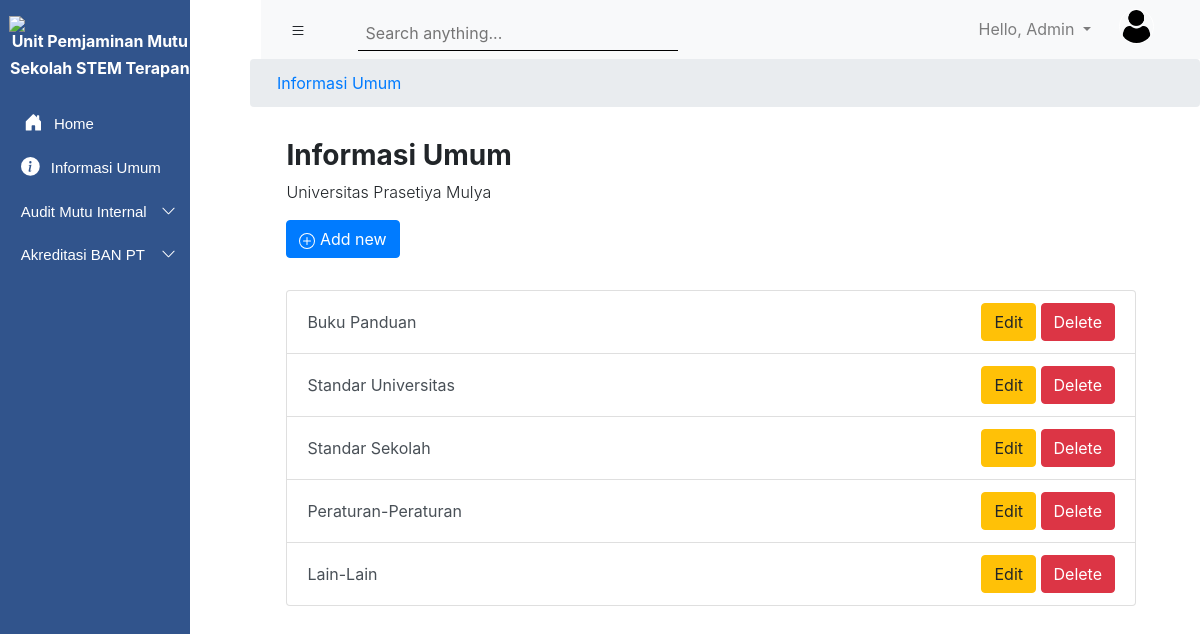
The app's page /informasiumum/ (signed in) with its own data.
### Accounts/models.py (models this page shows)
class User(AbstractUser):
    prodi = models.ForeignKey(ProgramStudi, models.SET_NULL, blank=True, null=True, default=None)
    role_list = (
        ('Admin', 'Admin'),
        ('Faculty Member', 'Faculty Member'),
        ('Professional Staf', 'Professional Staf')
    )
    roles = models.CharField(choices=role_list, max_length=40)
    profile_picture = models.ImageField(null=True, blank=True)
    objects = UserManager

### upmsite/models.py (models this page shows, shortened)
class Folder(models.Model):
    listKategori = (
        ('AMI', 'AMI'),
        ('ABPT', 'ABPT'),
        ('Informasi Umum', 'Informasi Umum'),
    )
    nama_folder = models.CharField(default='', max_length=256)
    nama_prodi = models.ForeignKey(ProgramStudi, on_delete=models.CASCADE, blank = True, null = True)
    kategori = models.CharField(max_length=50, choices=listKategori)
    public_status = models.BooleanField(default = True)
    created_at = models.DateTimeField(auto_now_add=True)
    updated_at = models.DateTimeField(auto_now=True)
    isAllowNewFolder = models.BooleanField(default = True)
    isAllowNewFile = models.BooleanField(default = True)
    class Meta:
        ordering = ['-updated_at']

### upmsite/views.py (the view)
# urls.py: path('informasiumum/', views_upmsite.InformasiUmum, name="Informasi_Umum"),
def InformasiUmum(request):
    roles = request.user.roles
    prodi = request.user.prodi
    semua_prodi = models_account.ProgramStudi.objects.all()
    prodi_terpilih = models_account.ProgramStudi.objects.filter(id=prodi.id)
    ami_umum = models.Folder.objects.filter(nama_prodi=None, kategori='AMI')
    abpt_umum = models.Folder.objects.filter(nama_prodi=None, kategori='ABPT')
    informasiUmum = models.Folder.objects.filter(kategori='Informasi Umum')
    context = {
        'informasiUmum': informasiUmum,
        'roles': roles,
        'prodi': prodi,
        'semua_prodi': semua_prodi,
        'prodi_terpilih': prodi_terpilih,
        'ami_umum': ami_umum,
        'abpt_umum': abpt_umum,
    }
    return render(request, 'InformasiUmum/InformasiUmum.html', context)

### Templates/InformasiUmum/InformasiUmum.html (shortened to what this page needs)
{% extends 'main.html' %}
{% block content %}
<section>
  <nav aria-label="breadcrumb">
      <ol class="breadcrumb">
        <li class="breadcrumb-item"><a href="{% url 'Informasi_Umum' %}">Informasi Umum</a></li>
      </ol>
  </nav>
</section>
  <section class="page-title" style="margin-left: 17.9rem; ">
      <h3 class="font-weight-bold">Informasi Umum</h3>
      <p class="font-weight-light">Universitas Prasetiya Mulya</p>
      {% if roles == 'Admin' %}
        <a class="btn btn-primary">
            Add new
        </a>
      {% endif %}
  </section>
  <section class="page-title" style="margin-left: 17.9rem; margin-right: 4rem;">
    <div class="list-group">
      {%for item in informasiUmum%}
        <div type="button" class="list-group-item list-group-item-action button list-main" data-role="list-menus" onclick="window.location='{% url 'sub_informasi_umum' item.id %}';">
          <a href="" class="text-decoration-none text-reset">{{item.nama_folder}}</a>
          {% if roles == 'Admin' %}
            <div>
                <a href="#" class="btn btn-warning btn-card-menu">Edit</a>
                <a href="#" class="btn btn-danger btn-card-menu">Delete</a>
            </div>
          {% endif %}
        </div>
      {%endfor%}
    </div>
  </section>
{% endblock %}

### Templates/main.html (shortened to what this page needs)
{% load static %}
<!DOCTYPE html>
<html lang="en">
<head>
    <link rel="stylesheet" href="https://stackpath.bootstrapcdn.com/bootstrap/4.5.2/css/bootstrap.min.css">
    <link rel="stylesheet" href="{% static 'css/main.css'%}">
</head>
<body>
    <section class="left_navigation" id="leftSidebar">
        <img src="https://lms.prasetiyamulya.ac.id/pluginfile.php/1/core_admin/logo/0x200/1601623298/logo_upm_putih.png" class="prasmul_logo pt-3">
        <h5 class="upmstem"><strong> Unit Pemjaminan Mutu </strong>  </h5>
        <h5 class="upmstem"><strong> Sekolah STEM Terapan </strong> </h5>
        <div class="accordion navigation_menu pt-3" id="accordionExample">
          <div class="card card1">
            <div class="card-header card1-2" id="headingFour">
              <a class="btn btn-link btn-block text-left button1" type="button" href="{% url 'home' %}">
                  Home
                </a>
            </div>
          </div>
          <div class="card card1">
            <div class="card-head card1-2" id="headingOne">
                <a class="btn btn-link btn-block text-left button1 {% if kategori == 'Informasi Umum' %}main-active{% endif %}" type="button" href="{% url 'folder-list' kategori='Informasi Umum' pk_prodi=1 %}">
                  <div class="button-content">
                      Informasi Umum
                  </div>
                </a>
            </div>
          </div>
            <div class="card card1">
              <div class="card-head card1-2" id="headingTwo">
                <h2 class="mb-0">
                  <button class="btn btn-link btn-block text-left collapsed button1 {% if kategori == 'AMI' %}main-active{% endif %}" id="buttonTest" type="button" data-toggle="collapse" data-target="#collapseTwo" aria-expanded="false" aria-controls="collapseTwo">
                    <div class="button-content-2">
                        <div>Audit Mutu Internal</div>
                        <div class="caret">
                          <svg width="1em" height="1em" viewBox="0 0 16 16" class="bi bi-chevron-up" fill="currentColor" xmlns="http://www.w3.org/2000/svg">
                            <path fill-rule="evenodd" d="M7.646 4.646a.5.5 0 0 1 .708 0l6 6a.5.5 0 0 1-.708.708L8 5.707l-5.646 5.647a.5.5 0 0 1-.708-.708l6-6z"/>
                          </svg>
                        </div>
                    </div>
                  </button>
                </h2>
              </div>
            </div>
            <div class="card card1">
              <div class="card-head card1-2" id="headingThree">
                <h2 class="mb-0">
                  <button class="btn btn-link btn-block text-left collapsed button1" id="buttonTest" type="button" data-toggle="collapse" data-target="#collapseThree" aria-expanded="false" aria-controls="collapseThree">
                    <div class="button-content-2">
                      <div>Akreditasi BAN PT</div>
                      <div class="caret">
                        <svg width="1em" height="1em" viewBox="0 0 16 16" class="bi bi-chevron-up" fill="currentColor" xmlns="http://www.w3.org/2000/svg">
                          <path fill-rule="evenodd" d="M7.646 4.646a.5.5 0 0 1 .708 0l6 6a.5.5 0 0 1-.708.708L8 5.707l-5.646 5.647a.5.5 0 0 1-.708-.708l6-6z"/>
                        </svg>
                      </div>
                  </div>
                  </button>
                </h2>
              </div>
            </div>
        </div>
    </section>
    <section id="rightScreen">
        <nav class="navbar navbar-expand-lg navbar-light bg-light top-bar">
          <div class="right-menu">
            <button class="btn" id="sidebarCollapse">
            </button>
            <div class="search1 ml-4">
              <input class="input-sm border-0 p-2 col-md-11 input_search1" id="searchbox" type="text" placeholder="Search anything...">
            </div>
          </div>
          <div class="profile-area">
            <ul class="navbar-nav ml-auto">
              <li class="nav-item dropdown">
                <a class="nav-link dropdown-toggle user-dropdown" href="#" id="navbarDropdown" role="button" data-toggle="dropdown" aria-haspopup="true" aria-expanded="false">
                  Hello, {{user.first_name}}
                </a>
              </li>
            </ul>
            <div id="container">
              <div class="avatar">
                {% if request.user.profile_picture %}
                  <img src="{{request.user.profile_picture.url}}" alt="">
                {% else %}
                  <img src="{% static 'media/user.png' %}" alt="">
                {% endif %}
              </div>
            </div>
          </div>
        </nav>
    {% block content %}
    {% endblock %}
</body>
</html>

### static/css/main.css (style rules this page uses)
.prasmul_logo { display: block; margin-left: auto; margin-right: auto; width: 90%; }
.upmstem { color: #FFFFFF; font-size: 16px; text-align: center; margin-left: 10px; }
.card1 { font-family: 'Montserrat', sans-serif; font-size: 15px; background: transparent; background-color: transparent; color: white; border-color: transparent; margin-left: -10px; }
.card1-2 { background: transparent; background-color: transparent; border-color: transparent; padding-top: 0.15rem; padding-bottom: 0.15rem; text-decoration: none; }
.card-head { padding-top: .25rem; border-radius: none; border-bottom: -1px; }
.button1 { font-size: 15px; background-color: transparent; color: white; }
.button-content { margin-left: 1.05rem; }
.button-content-2 { margin-left: 1.05rem; display: flex; justify-content: space-between; }
.caret { -moz-transition: all 0.3s linear; -webkit-transition: all 0.3s linear; transition: all 0.3s linear; }
.collapsed .caret { -webkit-transform: rotate(180deg); transform: rotate(180deg); }
.dropdown-toggle:after { transition: 0.7s; }
.house_icon { margin-top: -5px; margin-right: 7px; }
.top-bar { display: flex; justify-content: space-between; }
.avatar { margin-right: 30px; margin-left: 20px; top: 5%; left: 10%; }
.avatar img { width: 35px; height: 35px; border-radius: 100%; border: 1px solid white; }
.profile-area { display: flex; }
.user-dropdown { text-decoration: none; }
.search1 { display: flex; align-items: center; justify-content: center; height: 100%; width: 350px; }
.input_search1 { vertical-align: middle; padding-top: 0.8rem !important; padding-bottom: 0.3rem !important; border-bottom: 1px solid #000 !important; background-color: #f8f9fa; }
@media (min-width:768px) { .left_navigation { max-width: 261px; height: 100vh; background-color: #31548C; position: fixed; transition: all 0.5s; } }
@media (min-width:768px) { #rightScreen { transition: all 0.5s; } }
@media (min-width:768px) { .breadcrumb { margin-left: 250px; } }
@media (min-width:768px) { ol.breadcrumb { padding-left: 27px; } }
@media (min-width:768px) { .page-title { margin-top: 2rem; margin-left: 17.5rem; margin-right: 4rem; } }
@media (min-width:768px) { .top-bar { margin-left: 261px; } }
.right-menu { display: flex; }
.list-main { display: flex; justify-content: space-between; align-items: center; }

### records on screen
User: first_name "Admin"
Folder: nama_folder "Buku Panduan"
Folder: nama_folder "Standar Universitas"
Folder: nama_folder "Standar Sekolah"
Folder: nama_folder "Peraturan-Peraturan"
Folder: nama_folder "Lain-Lain"
